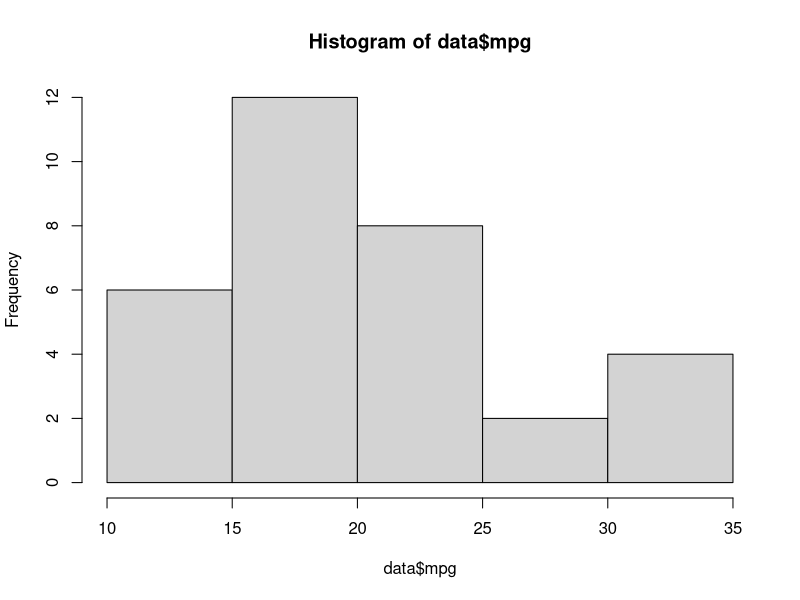
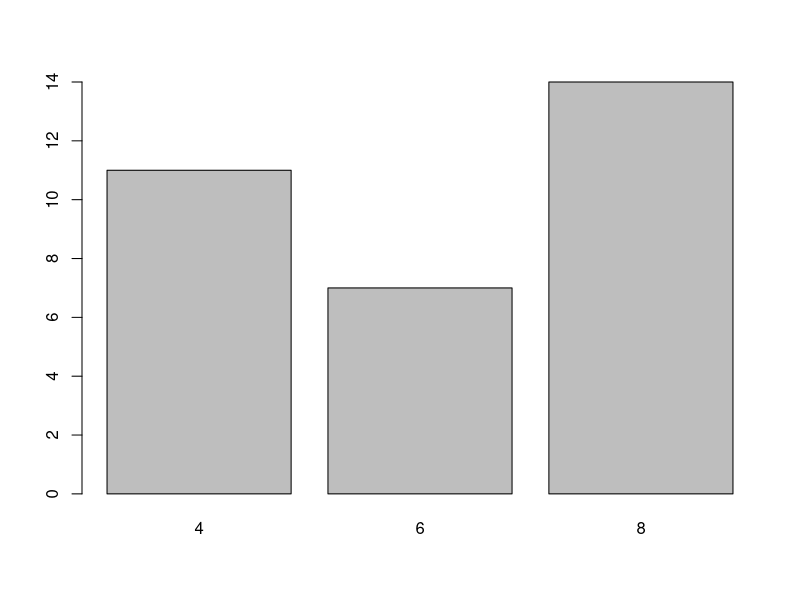
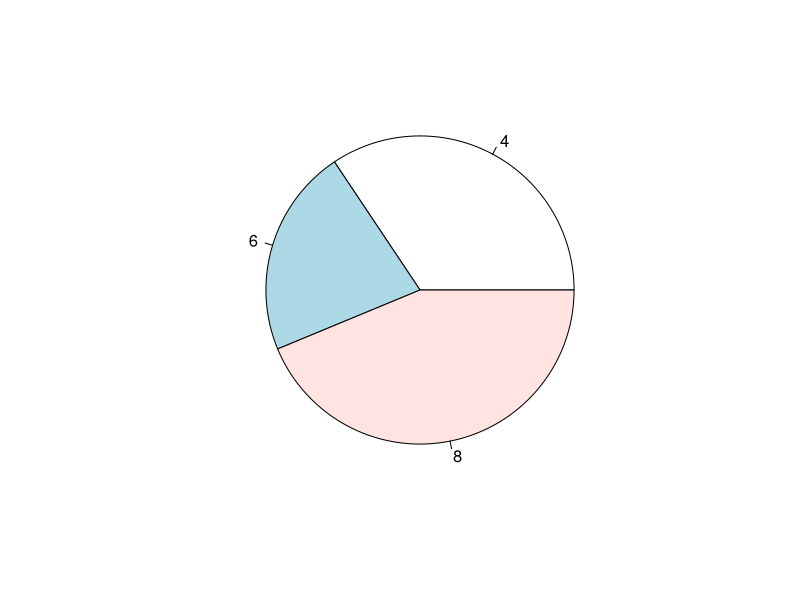
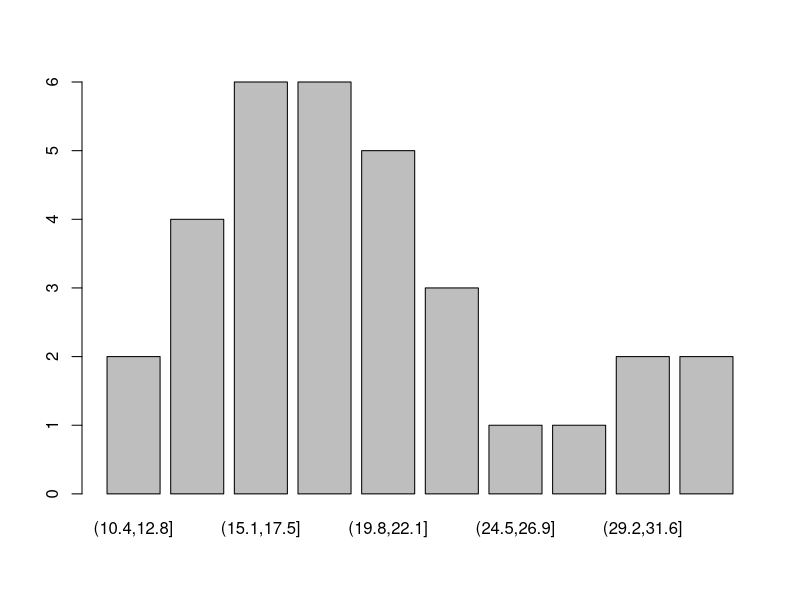

These charts were generated, in order, by the following R code:
#Codigo para problema 2
mis_dades <- mtcars

rm(list=ls()) #limpiar/Borrar los dados anteriores 
data<-mtcars
hist(data$mpg) #zhuzhuangtu
#plot(data$mpg)#dianzhengtu




mis_dades <- mtcars

rm(list=ls()) #limpiar/Borrar los dados anteriores 
data<-mtcars
x <- data$cyl
#frequencia absoluta
ni <- table(x)
ni
barplot(ni)

#frequencia absoluta acumulada
Ni <- cumsum(ni)
ni
Ni

#frequencia relativa
fi <- ni/length(x)
fi
pie(fi) #grafico de sectores
sum(fi)

#frecuencia relativa acumulada
Fi <- cumsum(fi)
fi
Fi

cbind(ni, fi, Ni, Fi) #la tabla de frecuencia 

data$mpg
x <- cut(data$mpg,10)
ni <- table(x)
Ni <- cumsum(ni)
fi <- ni/length(x)
Fi <- cumsum(fi)
cbind(ni, fi, Ni, Fi)
barplot(ni)


